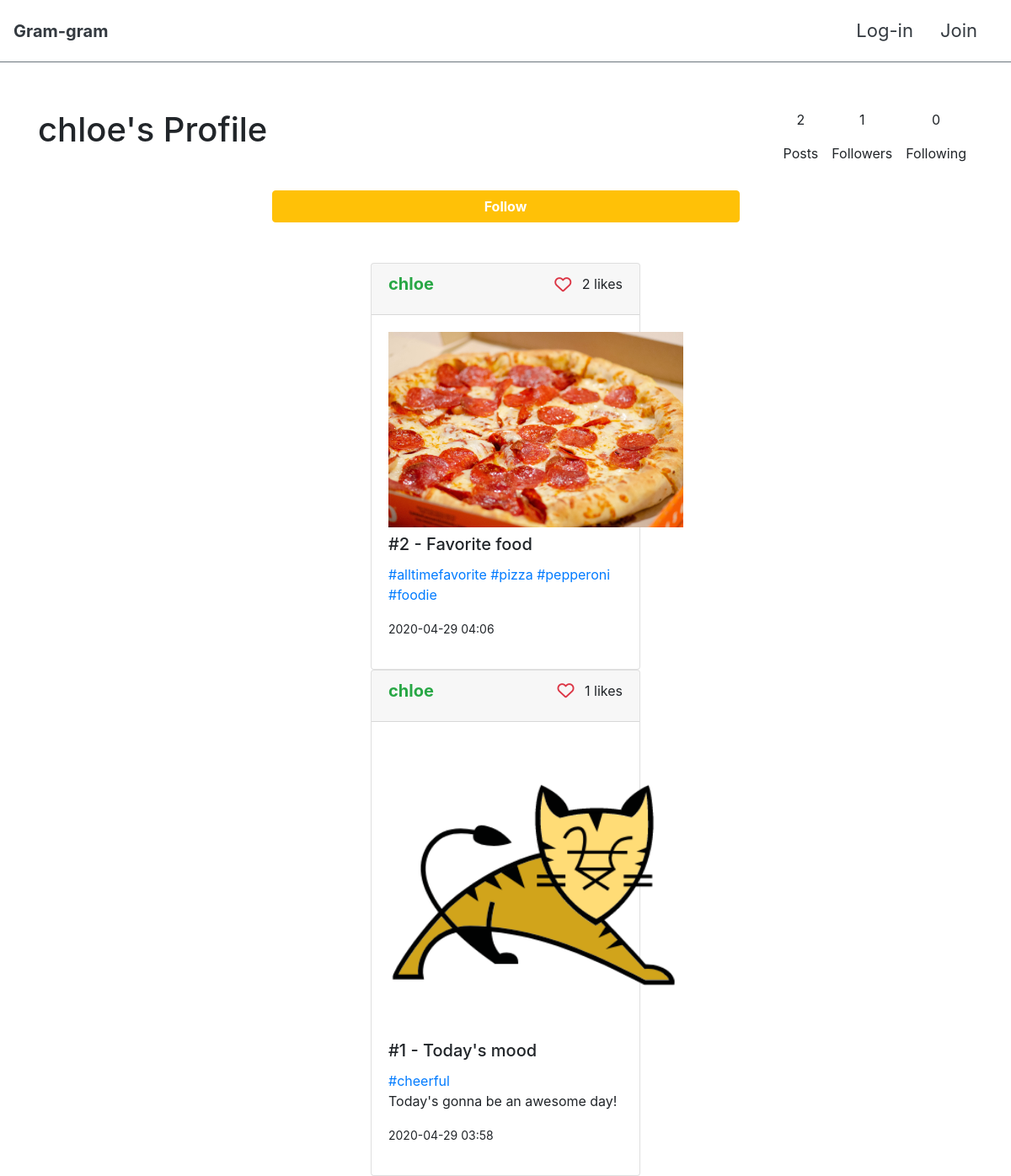
The page /chloe/ on the database its author committed.
### accounts/models.py (models this page shows)
class User(AbstractUser):
    followers = models.ManyToManyField(settings.AUTH_USER_MODEL, related_name='followings')

### articles/models.py (models this page shows, shortened)
class Article(models.Model):
    title = models.CharField(max_length=100)
    content = models.TextField()
    image = models.ImageField(blank=True)
    image_thumbnail = ImageSpecField(source='image',
                                      processors=[ResizeToFit(700, 700)],
                                      format='JPEG',
                                      options={'quality': 60})
    created_at = models.DateTimeField(auto_now_add=True)
    updated_at = models.DateTimeField(auto_now=True)
    user = models.ForeignKey(settings.AUTH_USER_MODEL, on_delete=models.CASCADE)
    liked_users = models.ManyToManyField(settings.AUTH_USER_MODEL, related_name='liked_articles')
    tags = models.ManyToManyField('Hashtag', blank=True)
    class Meta:
        ordering = ['-created_at']

class Hashtag(models.Model):
    name = models.CharField(max_length=100, unique=True)

### accounts/views.py (the view)
# urls.py: path('<str:username>/', accounts_views.profile, name='profile'),
def profile(request, username):
    person = get_object_or_404(User, username=username)
    context = {
        'person': person,
    }
    return render(request, 'accounts/profile.html', context)

### articles/templatetags/article_extras.py (called while the page is built)
@register.filter
def add_link(value):
    content = value.content
    tags = value.tags.all()
    for tag in tags:
        content = re.sub(r'\#'+tag.name+r'\b', '<a href="/articles/explore/'+tag.name+'/">#'+tag.name+'</a>', content)
    return content

### accounts/templates/accounts/profile.html (shortened to what this page needs)
{% extends 'base.html' %}
{% load bootstrap4 %}
{% load article_extras%}
{% block content %}
<div class="d-flex justify-content-between">
    <h1>{{ person.username }}'s Profile</h1>
    <div class="d-flex">
        <div class="text-center d-inline px-2">
            <p class="text-center ">{{person.article_set.count}}</p>
            <p class="text-center ">Posts</p>
        </div>
        <div class="text-center d-inline px-2">
            <p class="text-center">{{person.followers.count}}</p>
            <p class="text-center">Followers</p>
        </div>
        <div class="text-center d-inline px-2">
            <p class="text-center ">{{person.followings.count}}</p>
            <p class="text-center ">Following</p>
        </div>
    </div>
</div>
<p class="mt-3 mb-5">
{% if user.username == person.username %}
    <a href="{% url 'accounts:update' %}" class="d-block w-50 m-auto btn btn-warning text-white">
        <strong>Edit Profile</strong>
    </a>
{% else %}
        <a href="{% url 'follow' person.username %}" class="d-block w-50 m-auto btn btn-warning text-white">
            <strong>
            {% if request.user in person.followers.all %}
                Following
            {% else %}
                Follow
            {% endif %}
            </strong>
        </a>
{% endif %}
</p>
{% for article in person.article_set.all%}
<div class="card m-auto d-flex" style="width: 20rem;">
  <div class="card-header d-flex justify-content-between">
  <h5 class="card-title"><a href="{% url 'profile' article.user.username %}" class="text-success"><strong>{{ article.user.username }}</strong></a> </h5>
  <div>
    <span>{% include 'articles/like.html'%}</span>
    <span>{{article.liked_users.count}} likes</span>
  </div>
  </div>
  <div class="card-body d-inline">
    <img src="{{article.image_thumbnail.url}}" class="d-block m-auto pb-2" width="350"/>
    <h5 class="card-title">#{{article.pk}} - {{article.title}}</h5>
    <p>{{article|add_link|safe|linebreaksbr}}</p>
    <p><small>{{ article.created_at|date:'Y-m-d H:i' }}</small></p>
  </div>
  </div>
  {% empty %}
  <h3 class="text-center pt-5 mb-3">There is no post!</h3>
  <p class="text-center pb-2">Upload your first gram-gram photo today.</p>
  <a class="btn btn-warning text-white d-block w-25 m-auto" href="{% url 'articles:create' %}" style='font-size:22px;'><strong>Write a Post</strong> </a>
    {% endfor %}
{% endblock %}

### articles/templates/articles/like.html
<a href="{% url 'articles:like' article.pk %}">
    {% if user in article.liked_users.all %}
    <i class="fas fa-heart fa-lg text-danger mr-2"></i>
    {% else %}
    <i class="far fa-heart fa-lg text-danger mr-2 animated infinite bounce slow delay-1s"></i>
    {% endif %}
</a>

### rows shown on the page
User: username "chloe", article_set.count "2", followers.count "1", followings.count "0"
Article: user.username "chloe", liked_users.count "2", image_thumbnail (picture), pk "2", title "Favorite food", content+id "#alltimefavorite #pizza #pepperoni #foodie", created_at "2020-04-29 04:06"
Article: user.username "chloe", liked_users.count "1", image_thumbnail (picture), pk "1", title "Today's mood", content+id "#cheerful Today's gonna be an awesome day!", created_at "2020-04-29 03:58"
